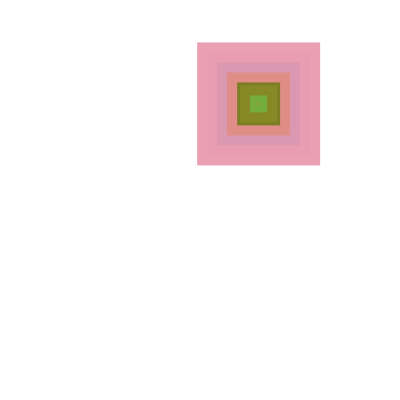
Frame 1 (no input)
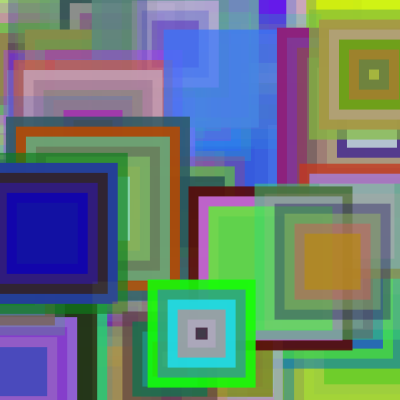
Frame 60 (the mouse pressed at the canvas centre just before this capture)
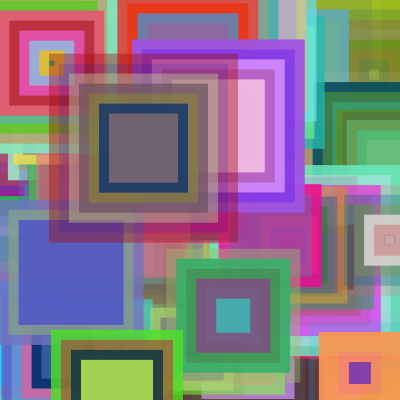
Frame 120 (the mouse held since frame 60 and released just before this capture)

The Processing sketch that drew these frames (run headless with seeded random() and noise(); from frame 60 on, the mouse is pressed at the canvas centre):

// Processing sketch: processing_146855
// ── processing_146855.pde

void setup() {
  size(400,400);
  background(255); 
  smooth();
  noStroke();
  rectMode(CENTER);
  frameRate(5);
}
 
void draw() {
  int i;
  many_rects(random(width),random(height),
  int(random(1,10)),int(random(100,200)));
}
 
void many_rects (float x, float y, int step, int d) {
  for (int i = 0; i < step; i += 1) {
  fill(random(255),random(255),random(255),
  random(255));
  rect(x,y,d-20*i,d-20*i);
 }
}
